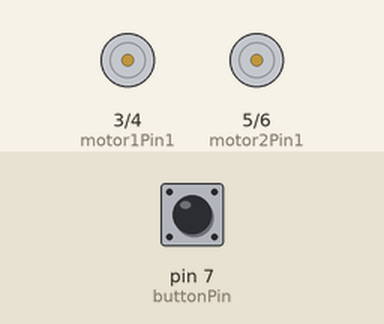
Simulated run of this sketch. Board: Arduino Uno, built with avr-gcc and run on an emulated ATmega328P. Shown: motor-driver pin pairs drawn as motors (green arrow = first pin HIGH = forward, orange = second pin HIGH = backward, longer = more drive, scaled by the enable pin). The test bench sets the inputs (shaded band); at power-on: pin 7 (buttonPin) HIGH.

Above: at 1.2 s.
1.3 s: pin 7 (buttonPin) pulled LOW for 0.15 s
At 1.37 s:
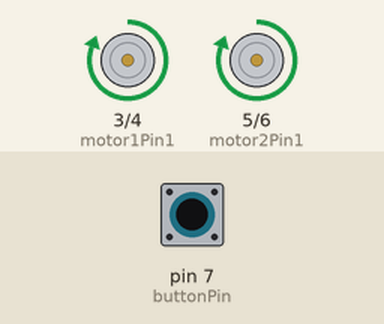
2.9 s: pin 7 (buttonPin) pulled LOW for 3.2 s
At 7.0 s:
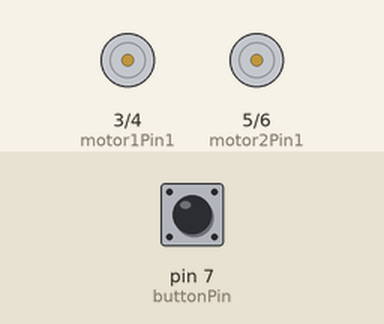
Timing chart, 0 to 8.5 s (numbered marks = the images above; inputs shaded):
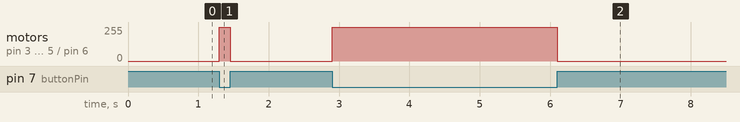

The sketch:

sketch_aug5a.ino.ino
```cpp
// Define motor pins
const int motor1Pin1 = 3;  // Motor 1 input pin 1
const int motor1Pin2 = 4;  // Motor 1 input pin 2
const int motor2Pin1 = 5;  // Motor 2 input pin 1
const int motor2Pin2 = 6;  // Motor 2 input pin 2

// Define button pin
const int buttonPin = 7;  // Start button pin

// Define motor enable pins
const int enable1Pin = 9;
const int enable2Pin = 10;

void setup() {
  // Set motor pins as outputs
  pinMode(motor1Pin1, OUTPUT);
  pinMode(motor1Pin2, OUTPUT);
  pinMode(motor2Pin1, OUTPUT);
  pinMode(motor2Pin2, OUTPUT);

  // Set button pin as input
  pinMode(buttonPin, INPUT_PULLUP);

  // Set enable pins as outputs
  pinMode(enable1Pin, OUTPUT);
  pinMode(enable2Pin, OUTPUT);

  // Initialize motors to off
  digitalWrite(motor1Pin1, LOW);
  digitalWrite(motor1Pin2, LOW);
  digitalWrite(motor2Pin1, LOW);
  digitalWrite(motor2Pin2, LOW);
}

void loop() {
  // Wait for the start button to be pressed
  if (digitalRead(buttonPin) == LOW) {
    // Start the motors
    digitalWrite(motor1Pin1, HIGH);
    digitalWrite(motor1Pin2, LOW);
    digitalWrite(motor2Pin1, HIGH);
    digitalWrite(motor2Pin2, LOW);

    // Enable motors
    analogWrite(enable1Pin, 255);
    analogWrite(enable2Pin, 255);
  } else {
    // Stop the motors
    digitalWrite(motor1Pin1, LOW);
    digitalWrite(motor1Pin2, LOW);
    digitalWrite(motor2Pin1, LOW);
    digitalWrite(motor2Pin2, LOW);

    // Disable motors
    analogWrite(enable1Pin, 0);
    analogWrite(enable2Pin, 0);
  }
}
```

Measured:
- after the input at 1.3 s, motor on pin 3 (motor1Pin1) / pin 4 (motor1Pin2), motor on pin 5 (motor2Pin1) / pin 6 (motor2Pin2): stopped → forward 255/255 at once, → stopped 0.15 s later
- after the input at 2.9 s, motor on pin 3 (motor1Pin1) / pin 4 (motor1Pin2), motor on pin 5 (motor2Pin1) / pin 6 (motor2Pin2): stopped → forward 255/255 at once, → stopped 3.2 s later
